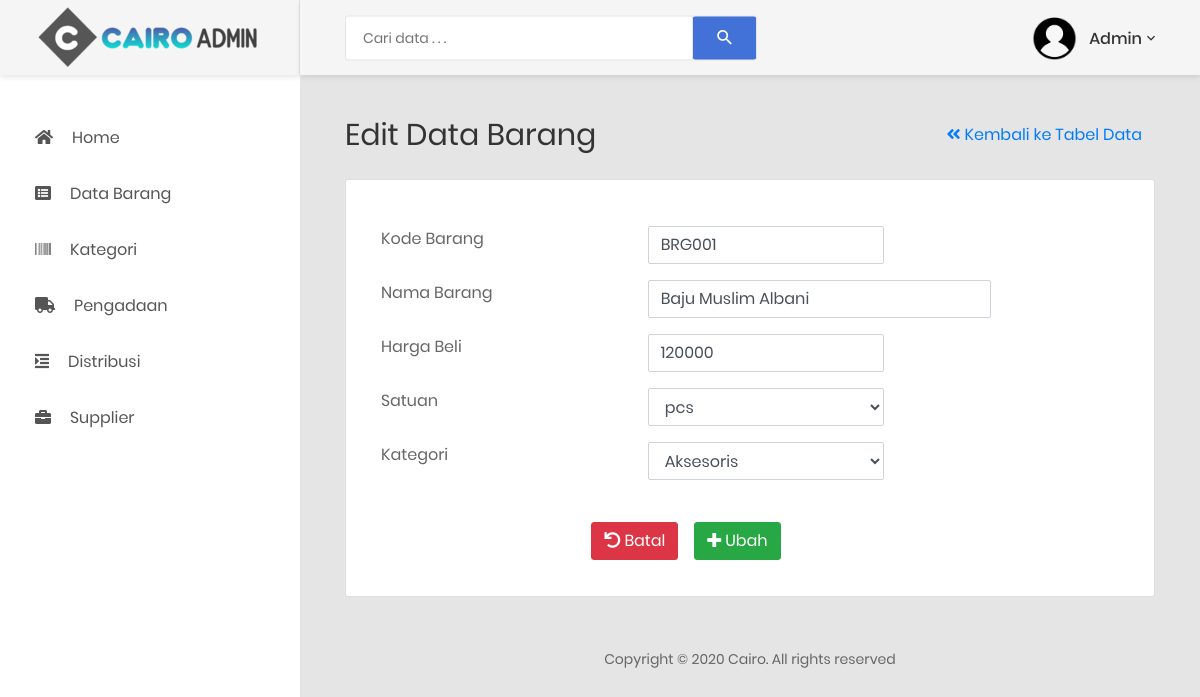
The page /pages/barang_edit.php?id=5 (signed in) on the database its author committed.
### tables this page shows
CREATE TABLE `barang` (
  `id_barang` int(5) NOT NULL,
  `kode_brg` varchar(10) NOT NULL,
  `id_kategori` int(5) NOT NULL,
  `nama_brg` varchar(50) NOT NULL,
  `harga` bigint(15) NOT NULL,
  `satuan_brg` varchar(20) NOT NULL,
  `stok_brg` int(10) NOT NULL
);

### component/class_barang.php (called while the page is built, shortened)
<?php
class barang{
	var $host = "localhost";
	var $username = "root";
	var $password = "";
	var $database = "db_inventory";
	var $koneksi = "";
	function __construct(){
		$this->koneksi = mysqli_connect($this->host, $this->username, $this->password,$this->database);
	}
	function get_by_id($id_barang)
	{
		$query = mysqli_query($this->koneksi,"SELECT
													barang.id_barang,barang.kode_brg,barang.nama_brg,barang.harga, kategori.nama,barang.stok_brg,barang.satuan_brg
											 FROM
													barang JOIN kategori
											 WHERE
													barang.id_kategori = kategori.id_kategori
											 AND
													barang.id_barang = '$id_barang'  ");
		return $query->fetch_array();
	}
	function showKategori()
	{
		$data = mysqli_query($this->koneksi,"SELECT id_kategori,nama, status FROM kategori WHERE status='Aktif' ORDER BY nama ASC;");
		while($row = mysqli_fetch_array($data)){
			$hasil[] = $row;
		}
		return $hasil;
	}
}
?>

### pages/barang_edit.php (the view, shortened to what this page needs)
<?php
include('../component/class_barang.php');
$db = new barang();
$kategori = $db->showKategori();
$id_barang = $_GET['id'];
if(! is_null($id_barang))
{
	$data_barang = $db->get_by_id($id_barang);
}
else
{
	header('location:barang.php');
}
?>
<!DOCTYPE html>
<html lang="en">
<head>
    <link href="../css/font-face.css" rel="stylesheet" media="all">
    <link href="../vendor/font-awesome-4.7/css/font-awesome.min.css" rel="stylesheet" media="all">
    <link href="../vendor/font-awesome-5/css/fontawesome-all.min.css" rel="stylesheet" media="all">
    <link href="../vendor/mdi-font/css/material-design-iconic-font.min.css" rel="stylesheet" media="all">
    <link href="../vendor/bootstrap-4.1/bootstrap.min.css" rel="stylesheet" media="all">
    <link href="../vendor/animsition/animsition.min.css" rel="stylesheet" media="all">
    <link href="../vendor/bootstrap-progressbar/bootstrap-progressbar-3.3.4.min.css" rel="stylesheet" media="all">
    <link href="../vendor/wow/animate.css" rel="stylesheet" media="all">
    <link href="../vendor/css-hamburgers/hamburgers.min.css" rel="stylesheet" media="all">
    <link href="../vendor/slick/slick.css" rel="stylesheet" media="all">
    <link href="../vendor/select2/select2.min.css" rel="stylesheet" media="all">
    <link href="../vendor/perfect-scrollbar/perfect-scrollbar.css" rel="stylesheet" media="all">
    <link href="../css/theme.css" rel="stylesheet" media="all">
</head>
<body class="animsition">
    <div class="page-wrapper">
		<?php include '../component/menu.php' ?>
        <div class="page-container">
			<?php include '../component/header.php';?>
            <div class="main-content">
                <div class="section__content section__content--p30">
                    <div class="container-fluid">
					    <div class="row">
                            <div class="col-md-12">
                                <div class="overview-wrap">
                                    <h2 class="title-1">Edit Data Barang</h2>
                                    <a class="btn" href="barang.php">
                                        <i class="fa fa-angle-double-left"></i> Kembali ke Tabel Data
									</a>
                                </div>
                            </div>
                        </div>
                        <div class="row m-t-25">
                        <div class="col-lg-12">
                                <div class="card">
                                    <div class="card-body">
									<br>
									<div class="col-lg-10">
                                        <form method="post" action="barang_proses.php?action=update" enctype="multipart/form-data" class="form-horizontal">
                                            <div class="row form-group">
                                                <div class="col col-md-5">
                                                    <label for="text-input" class=" form-control-label">Kode Barang</label>
                                                </div>
                                                <div class="col-8 col-md-5">
                                                    <input type="text" id="text-input" name="kode_barang" value="<?php echo $data_barang['kode_brg']; ?>"  class="form-control" >
                                                </div>
                                            </div>
											<div class="row form-group">
                                                <div class="col col-md-5">
                                                    <label for="text-input" class=" form-control-label">Nama Barang</label>
                                                </div>
                                                <div class="col-10 col-md-7">
                                                    <input type="text" id="text-input" name="nama_barang" value="<?php echo $data_barang['nama_brg']; ?>" class="form-control">
                                                </div>
                                            </div>
											<div class="row form-group">
                                                <div class="col col-md-5">
                                                    <label for="text-input" class=" form-control-label">Harga Beli</label>
                                                </div>
												<div class="col-8 col-md-5">
                                                    <input type="text" id="text-input" name="harga" value="<?php echo $data_barang['harga']; ?>" class="form-control">
                                                </div>
                                            </div>
                                            <div class="row form-group">
                                                <div class="col col-md-5">
                                                    <label for="select" class=" form-control-label">Satuan</label>
                                                </div>
                                                <div class="col-8 col-md-5">
                                                    <select name="satuan" id="select" class="form-control">
                                                        <option value="<?php echo $data_barang['satuan_brg']; ?>"><?php echo $data_barang['satuan_brg']; ?></option>
                                                    </select>
                                                </div>
                                            </div>
											<div class="row form-group">
                                                <div class="col col-md-5">
                                                    <label for="select" class=" form-control-label">Kategori</label>
                                                </div>
                                                 <div class="col-8 col-md-5">
                                                    <select name="kategori" id="select" class="form-control">
														<?php
														foreach($kategori as $row){?>
															<option value="<?php echo $row['id_kategori']; ?>"> <?php echo $row['nama']; ?> </option>
														<?php } ?>
                                                    </select>
                                                </div>
                                            </div>
											<br>
											<center>
											<div class="row form-group">
											    <div class="col-md-12">
													<button type="reset" class="btn btn-danger">
													<i class="fas fa-rotate-left"></i> Batal
													</button>
                                                    <button type="submit" name="tombol" class="btn btn-success">
													<i class="fas fa-plus"></i> Ubah
													</button>
												</div>
											</div>
											</center>
                                        </form>
                                    </div>
                                    </div>
                                </div>
                            </div>
                        </div>
                        <div class="row">
							<?php include '../component/footer.php';?>
                        </div>
                    </div>
                </div>
            </div>
        </div>
    </div>
</body>
</html>

### rows shown on the page
barang: kode_barang "BRG001", nama_barang "Baju Muslim Albani", harga "120000", satuan "pcs"

### other values the page prints
form field kategori "Aksesoris"
